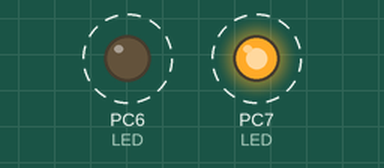
Simulated run of this program. Board: ATmega32U4, built with avr-gcc and emulated at 8 MHz. Shown: output pins drawn as LEDs (lit = HIGH). Dashed ring = blinking.

Above: at 0.5 s.
Timing chart, 0 to 4.6 s (numbered marks = the images above):
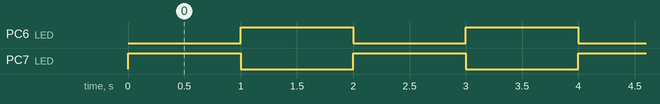

Measured:
- by itself, PC6 (LED), PC7 (LED): alternates HIGH for 1.0 s and LOW for 1.0 s

The program:

main.c
```c
/*
 * Atmega32U4_Power_Test.c
 *
 * Created: 23.12.2018 16:09:55
 * Author : Frederic Philips
 */

#include <avr/io.h>
#include <avr/sfr_defs.h>
#include <avr/power.h>
#define F_CPU 8000000UL	//8 MHz clock speed
#include <util/delay.h>

int main(void)
{
	//Set the Clock Prescaler division factor to 1(F_CPU = 8MHz)
	clock_prescale_set (clock_div_1);

	DDRC |= _BV(6);		//Makes PORTC, bit 6 as Output
	DDRC |= _BV(7);		//Makes PORTC, bit 7 as Output

	//Infinite loop
	while(1)
	{
		PORTC &= ~(_BV(6));	//Turns OFF LED in Port C pin 6
		PORTC |= _BV(7);	//Turns ON LED in Port C pin 7
		_delay_ms(1000);		//1 second delay

		PORTC |= _BV(6);	//Turns ON LED in Port C pin 6
		PORTC &= ~(_BV(7));	//Turns OFF LED in Port C pin 7
		_delay_ms(1000);		//1 second delay
	}
}
```
